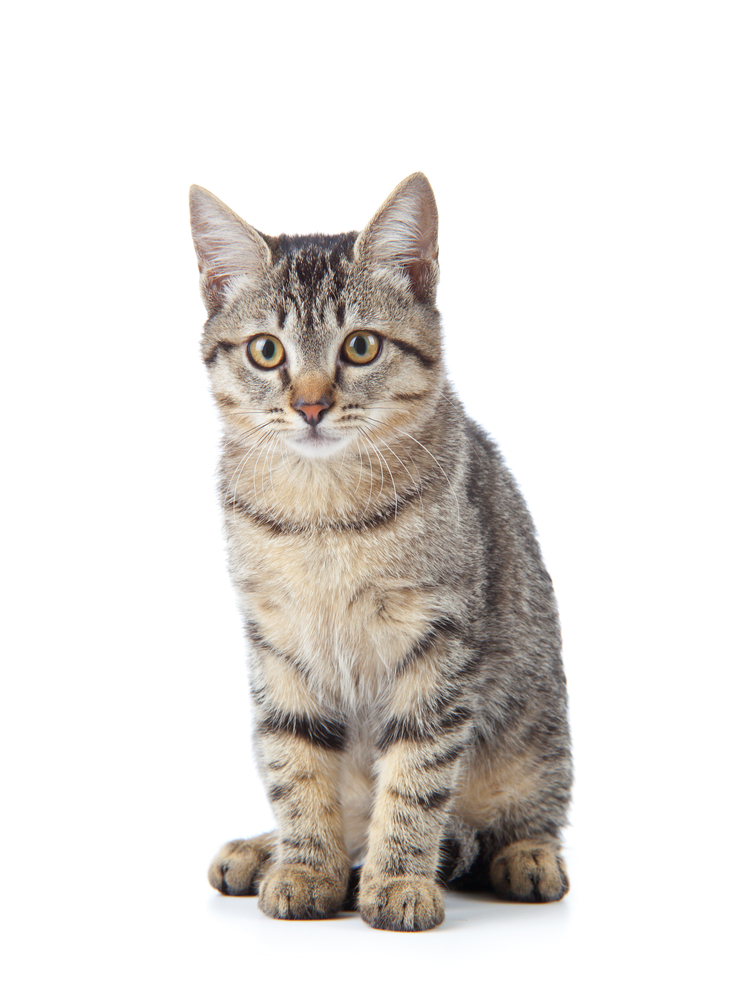
#> input picture Photos/Cat_1.png, 744 x 1000 px
$ python 'SegmentatıonUsıngRGB.py'
#> lines starting #> are read from the running program, lines starting #| are printed output that depends on the picture; after the words box and inside, x2 and y2 are one past the last pixel; in counts of white or black regions, pixels touching at a corner belong together
import cv2
import numpy as np
import matplotlib.pyplot as plt

def rgb_mean_segmentation(image, threshold):
    mean_values = np.mean(image, axis=(0, 1))

    mask = np.all(image > mean_values * threshold, axis=-1)

    segmented_image = np.zeros_like(image)
    segmented_image[mask] = image[mask]

    return segmented_image

image_path = 'Photos/Cat_1.png'
original_image = cv2.imread(image_path, cv2.IMREAD_COLOR)
#> original_image is the input picture: shape (1000, 744, 3); mean B, G, R 220.8, 224.2, 227.8

plt.imshow(cv2.cvtColor(original_image, cv2.COLOR_BGR2RGB))
plt.title('Original Image')
plt.show()

threshold = 1.1
segmented_image = rgb_mean_segmentation(original_image, threshold)
#> in rgb_mean_segmentation, `mean_values = np.mean(image, axis=(0, 1))`: mean_values = [220.8, 224.2, 227.8]
#> in rgb_mean_segmentation, `mask = np.all(image > mean_values * threshold, axis=-1)`:
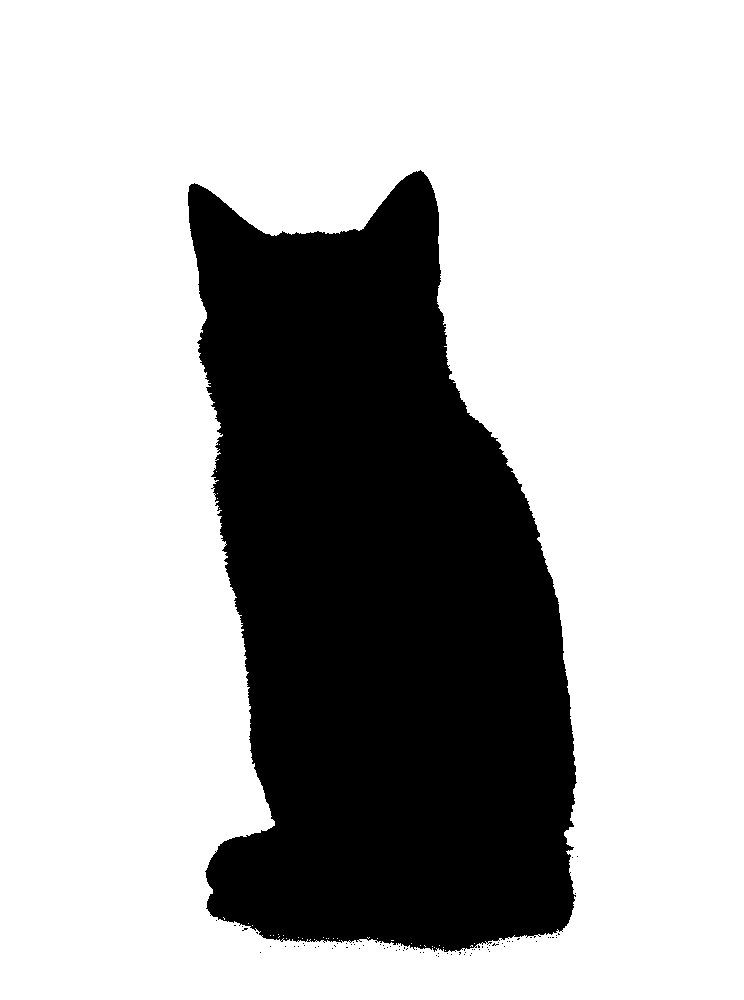
#> mask: shape (1000, 744) bool; 70.7% white; 77 black regions (76 under 20 px), largest, box (x1, y1, x2, y2) and area: (188, 170, 577, 952) 217546

plt.imshow(cv2.cvtColor(segmented_image, cv2.COLOR_BGR2RGB))
plt.title(f'Segmented Image (Threshold: {threshold})')
plt.show()
